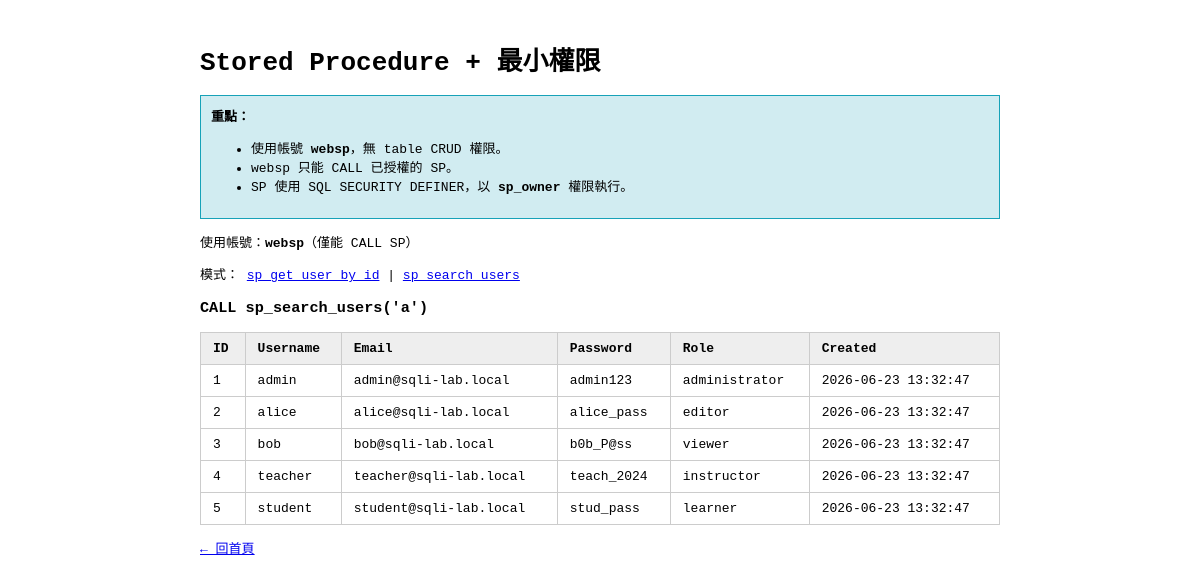
The app's page /callsp.php?mode=search&keyword=a with its own data.
### tables this page shows
CREATE TABLE IF NOT EXISTS users (
    id INT AUTO_INCREMENT PRIMARY KEY,
    username VARCHAR(50) NOT NULL,
    email VARCHAR(100) NOT NULL,
    password_plain VARCHAR(100) NOT NULL,
    role VARCHAR(30) NOT NULL,
    created_at TIMESTAMP DEFAULT CURRENT_TIMESTAMP
);

### public/callsp.php (the view, shortened to what this page needs)
<?php
$conn = websp_connect();
$mode = $_GET['mode'] ?? 'by_id';
$rows = [];
$error = '';
if ($mode === 'by_id') {
    $id = (int)($_GET['id'] ?? 1);
    $stmt = $conn->prepare("CALL sp_get_user_by_id(?)");
    if ($stmt) {
        $stmt->bind_param('i', $id);
        $stmt->execute();
        $result = $stmt->get_result();
        $rows = $result->fetch_all(MYSQLI_ASSOC);
        $result->free();
        $stmt->close();
        while ($conn->next_result()) {;}
    } else {
        $error = $conn->error;
    }
} elseif ($mode === 'search') {
    $keyword = $_GET['keyword'] ?? '';
    $stmt = $conn->prepare("CALL sp_search_users(?)");
    if ($stmt) {
        $stmt->bind_param('s', $keyword);
        $stmt->execute();
        $result = $stmt->get_result();
        $rows = $result->fetch_all(MYSQLI_ASSOC);
    } else {
        $error = $conn->error;
    }
}
?>
<!DOCTYPE html>
<html lang="en">
<head></head>
<body>
<h1>Stored Procedure + 最小權限</h1>
<div class="info">
<strong>重點：</strong>
<ul>
<li>使用帳號 <strong>websp</strong>，無 table CRUD 權限。</li>
<li>websp 只能 CALL 已授權的 SP。</li>
<li>SP 使用 <code>SQL SECURITY DEFINER</code>，以 <strong>sp_owner</strong> 權限執行。</li>
</ul>
</div>
<p>使用帳號：<strong>websp</strong>（僅能 CALL SP）</p>
<p>
模式：
<a href="?mode=by_id&id=1">sp_get_user_by_id</a> |
<a href="?mode=search&keyword=a">sp_search_users</a>
</p>
<?php if ($mode === 'by_id'): ?>
<h3>CALL sp_get_user_by_id(<?= (int)($id ?? 1) ?>)</h3>
<?php elseif ($mode === 'search'): ?>
<h3>CALL sp_search_users('<?= htmlspecialchars($keyword ?? '') ?>')</h3>
<?php endif; ?>
<?php if ($error): ?>
<p>錯誤：<?= htmlspecialchars($error) ?></p>
<?php elseif (count($rows) > 0): ?>
<table><thead><tr><th>ID</th><th>Username</th><th>Email</th><th>Password</th><th>Role</th><th>Created</th></tr></thead><tbody>
<?php foreach ($rows as $row): ?>
<tr><td><?= htmlspecialchars((string)$row['id']) ?></td><td><?= htmlspecialchars($row['username']) ?></td><td><?= htmlspecialchars($row['email']) ?></td><td><?= htmlspecialchars($row['password_plain']) ?></td><td><?= htmlspecialchars($row['role']) ?></td><td><?= htmlspecialchars($row['created_at']) ?></td></tr>
<?php endforeach; ?>
</tbody></table>
<?php else: ?>
<p>查無資料。</p>
<?php endif; ?>
<p><a href="index.php">← 回首頁</a></p>
</body>
</html>

### public/callsp.php (style rules this page uses)
body { font-family:monospace;max-width:800px;margin:40px auto;padding:0 20px; }
table { border-collapse:collapse;width:100%; }
th,td { border:1px solid #ccc;padding:8px 12px;text-align:left; }
th { background:#eee; }
.info { background:#d1ecf1;padding:10px;border:1px solid #17a2b8; }

### records on screen
users: id "1", username "admin", email "admin@sqli-lab.local", password_plain "admin123", role "administrator", created_at "2026-06-23 13:32:47"
users: id "2", username "alice", email "alice@sqli-lab.local", password_plain "alice_pass", role "editor", created_at "2026-06-23 13:32:47"
users: id "3", username "bob", email "bob@sqli-lab.local", password_plain "b0b_P@ss", role "viewer", created_at "2026-06-23 13:32:47"
users: id "4", username "teacher", email "teacher@sqli-lab.local", password_plain "teach_2024", role "instructor", created_at "2026-06-23 13:32:47"
users: id "5", username "student", email "student@sqli-lab.local", password_plain "stud_pass", role "learner", created_at "2026-06-23 13:32:47"

### other values on screen
$keyword "a"
